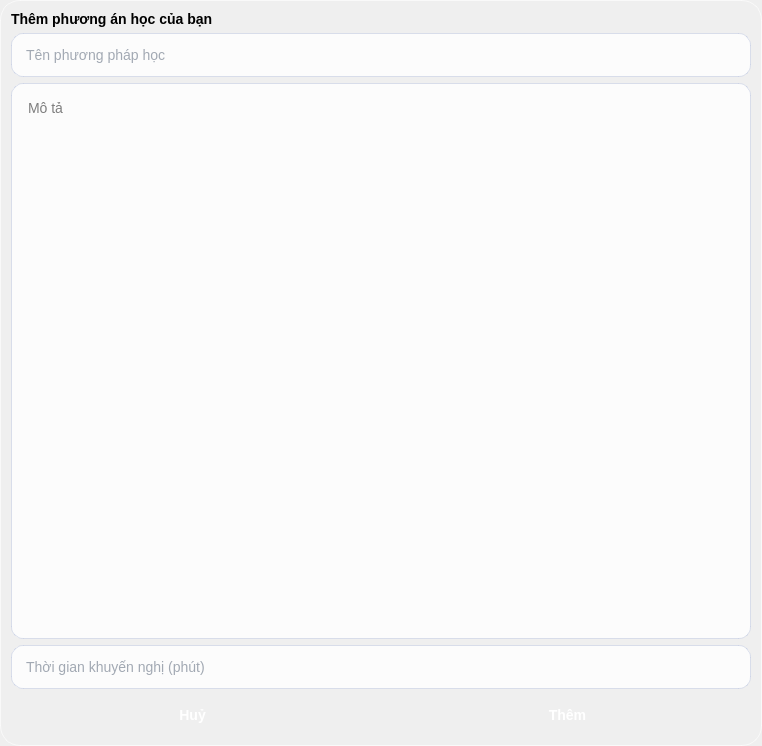
<?xml version="1.0" encoding="UTF-8"?>
<ui version="4.0">
 <class>Dialog</class>
 <widget class="QDialog" name="Dialog">
  <property name="geometry">
   <rect>
    <x>0</x>
    <y>0</y>
    <width>762</width>
    <height>746</height>
   </rect>
  </property>
  <property name="windowTitle">
   <string>Dialog</string>
  </property>
  <property name="styleSheet">
   <string notr="true">QDialog {
    background: qlineargradient(x1:0, y1:0, x2:1, y2:1,
                stop:0 rgba(245, 247, 250, 0.95),
                stop:0.3 rgba(237, 242, 247, 0.9),
                stop:0.7 rgba(230, 237, 243, 0.9),
                stop:1 rgba(255, 250, 240, 0.95));
    border-radius: 20px;
    border: 1px solid rgba(255, 255, 255, 0.6);
}

QLabel {
    color: rgb(0, 0, 0);
    font-weight: 600;
    font-size: 14px;
}

QLineEdit {
    background-color: rgba(255, 255, 255, 0.8);
    border: 1px solid rgba(147, 165, 207, 0.3);
    border-radius: 12px;
    padding: 12px;
    font-size: 14px;
    color: rgba(71, 85, 105, 1);
}

QLineEdit:focus {
    border: 2px solid rgba(165, 142, 251, 0.5);
    background-color: rgba(255, 255, 255, 0.95);
}

QTextEdit {
    background-color: rgba(255, 255, 255, 0.8);
    border: 1px solid rgba(147, 165, 207, 0.3);
    border-radius: 12px;
    padding: 12px;
    font-size: 14px;
    color: rgb(0, 0, 0);
}

QTextEdit:focus {
    border: 2px solid rgba(165, 142, 251, 0.5);
    background-color: rgba(255, 255, 255, 0.95);
}

QPushButton {
    background: qlineargradient(x1:0, y1:0, x2:0, y2:1,
                stop:0 rgba(147, 165, 207, 0.8),
                stop:1 rgba(165, 142, 251, 0.7));
    color: rgba(255, 255, 255, 1);
    border: none;
    border-radius: 12px;
    padding: 12px 24px;
    font-weight: 500;
    font-size: 14px;
}

QPushButton:hover {
    background: qlineargradient(x1:0, y1:0, x2:0, y2:1,
                stop:0 rgba(147, 165, 207, 0.9),
                stop:1 rgba(165, 142, 251, 0.8));
    transform: translateY(-1px);
}

QPushButton:pressed {
    background: qlineargradient(x1:0, y1:0, x2:0, y2:1,
                stop:0 rgba(130, 150, 190, 0.9),
                stop:1 rgba(147, 165, 207, 0.8));
}
</string>
  </property>
  <layout class="QVBoxLayout" name="verticalLayout">
   <item>
    <widget class="QLabel" name="label">
     <property name="text">
      <string>Thêm phương án học của bạn </string>
     </property>
    </widget>
   </item>
   <item>
    <widget class="QLineEdit" name="lineEdit_tenPhuongPhap">
     <property name="placeholderText">
      <string>Tên phương pháp học </string>
     </property>
    </widget>
   </item>
   <item>
    <widget class="QTextEdit" name="textEdit_moTa">
     <property name="placeholderText">
      <string>Mô tả </string>
     </property>
    </widget>
   </item>
   <item>
    <widget class="QLineEdit" name="lineEdit_thoiGian">
     <property name="text">
      <string/>
     </property>
     <property name="placeholderText">
      <string>Thời gian khuyến nghị (phút)</string>
     </property>
    </widget>
   </item>
   <item>
    <layout class="QHBoxLayout" name="horizontalLayout">
     <item>
      <widget class="QPushButton" name="pushButton_huy">
       <property name="text">
        <string>Huỷ </string>
       </property>
      </widget>
     </item>
     <item>
      <widget class="QPushButton" name="pushButton_them">
       <property name="text">
        <string>Thêm</string>
       </property>
      </widget>
     </item>
    </layout>
   </item>
  </layout>
 </widget>
 <resources/>
 <connections/>
</ui>
